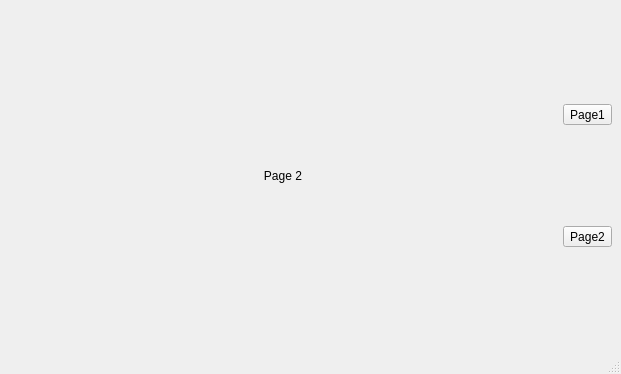
<?xml version="1.0" encoding="UTF-8"?>
<ui version="4.0">
 <class>MainWindow</class>
 <widget class="QMainWindow" name="MainWindow">
  <property name="geometry">
   <rect>
    <x>0</x>
    <y>0</y>
    <width>621</width>
    <height>374</height>
   </rect>
  </property>
  <property name="windowTitle">
   <string>MainWindow</string>
  </property>
  <widget class="QWidget" name="centralwidget">
   <layout class="QHBoxLayout" name="horizontalLayout">
    <item>
     <widget class="QStackedWidget" name="stackedWidget">
      <property name="currentIndex">
       <number>1</number>
      </property>
      <widget class="QWidget" name="page">
       <layout class="QVBoxLayout" name="verticalLayout_3">
        <item>
         <widget class="QLabel" name="label">
          <property name="text">
           <string>Page 1</string>
          </property>
          <property name="alignment">
           <set>Qt::AlignCenter</set>
          </property>
         </widget>
        </item>
       </layout>
      </widget>
      <widget class="QWidget" name="page_2">
       <layout class="QVBoxLayout" name="verticalLayout_2">
        <item>
         <widget class="QLabel" name="label_2">
          <property name="text">
           <string>Page 2</string>
          </property>
          <property name="alignment">
           <set>Qt::AlignCenter</set>
          </property>
         </widget>
        </item>
       </layout>
      </widget>
     </widget>
    </item>
    <item>
     <layout class="QVBoxLayout" name="verticalLayout">
      <item>
       <widget class="QToolButton" name="backBtn">
        <property name="focusPolicy">
         <enum>Qt::ClickFocus</enum>
        </property>
        <property name="text">
         <string>Page1</string>
        </property>
       </widget>
      </item>
      <item>
       <widget class="QToolButton" name="nextBtn">
        <property name="focusPolicy">
         <enum>Qt::ClickFocus</enum>
        </property>
        <property name="text">
         <string>Page2</string>
        </property>
       </widget>
      </item>
     </layout>
    </item>
   </layout>
  </widget>
  <widget class="QMenuBar" name="menubar">
   <property name="geometry">
    <rect>
     <x>0</x>
     <y>0</y>
     <width>621</width>
     <height>32</height>
    </rect>
   </property>
  </widget>
  <widget class="QStatusBar" name="statusbar"/>
 </widget>
 <resources/>
 <connections/>
</ui>
